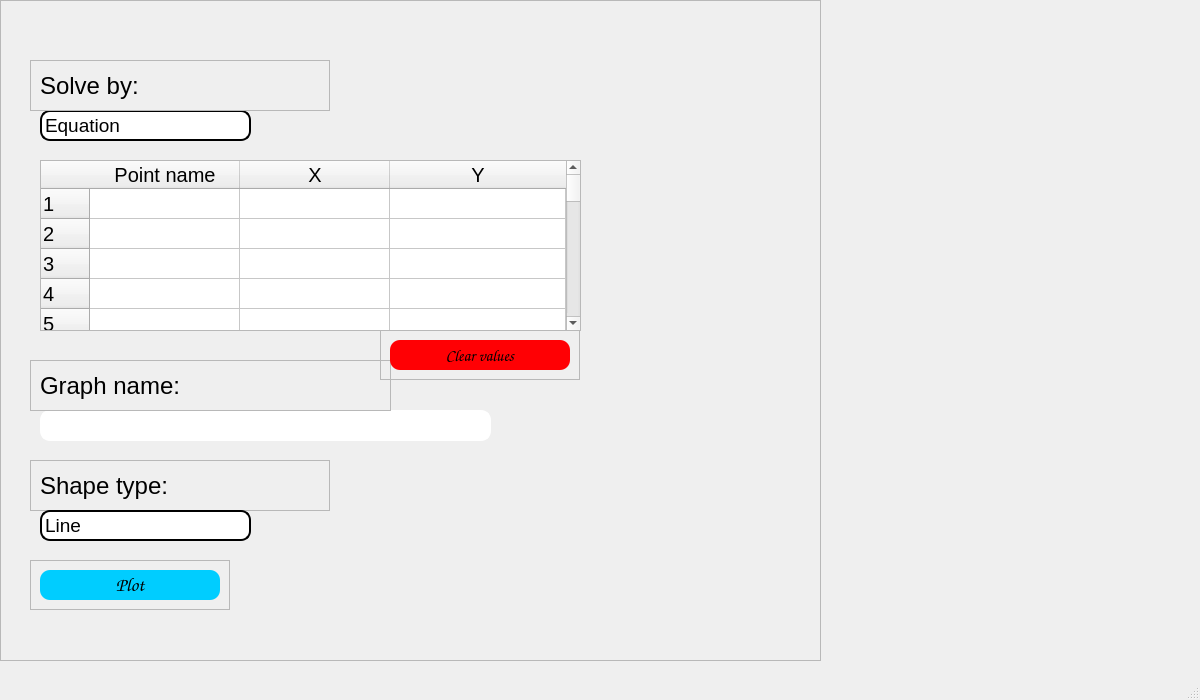
<?xml version="1.0" encoding="UTF-8"?>
<ui version="4.0">
 <class>Main</class>
 <widget class="QMainWindow" name="Main">
  <property name="geometry">
   <rect>
    <x>0</x>
    <y>0</y>
    <width>1200</width>
    <height>700</height>
   </rect>
  </property>
  <property name="sizePolicy">
   <sizepolicy hsizetype="Preferred" vsizetype="Preferred">
    <horstretch>0</horstretch>
    <verstretch>0</verstretch>
   </sizepolicy>
  </property>
  <property name="windowTitle">
   <string>Home - MathLab</string>
  </property>
  <widget class="QWidget" name="centralwidget">
   <property name="sizePolicy">
    <sizepolicy hsizetype="Preferred" vsizetype="Preferred">
     <horstretch>0</horstretch>
     <verstretch>0</verstretch>
    </sizepolicy>
   </property>
   <widget class="QLabel" name="US_indicator">
    <property name="geometry">
     <rect>
      <x>1130</x>
      <y>620</y>
      <width>61</width>
      <height>31</height>
     </rect>
    </property>
    <property name="font">
     <font>
      <family>Arial</family>
      <pointsize>20</pointsize>
      <weight>75</weight>
      <bold>true</bold>
     </font>
    </property>
    <property name="cursor">
     <cursorShape>ArrowCursor</cursorShape>
    </property>
    <property name="contextMenuPolicy">
     <enum>Qt::DefaultContextMenu</enum>
    </property>
    <property name="text">
     <string/>
    </property>
    <property name="pixmap">
     <pixmap>design/usa_mini_flag.png</pixmap>
    </property>
    <property name="alignment">
     <set>Qt::AlignCenter</set>
    </property>
   </widget>
   <widget class="QLabel" name="background">
    <property name="enabled">
     <bool>true</bool>
    </property>
    <property name="geometry">
     <rect>
      <x>0</x>
      <y>0</y>
      <width>1201</width>
      <height>681</height>
     </rect>
    </property>
    <property name="text">
     <string/>
    </property>
    <property name="pixmap">
     <pixmap>design/main_window_white.png</pixmap>
    </property>
   </widget>
   <widget class="QFrame" name="graph_plotting_plot_window">
    <property name="enabled">
     <bool>true</bool>
    </property>
    <property name="geometry">
     <rect>
      <x>0</x>
      <y>0</y>
      <width>821</width>
      <height>661</height>
     </rect>
    </property>
    <property name="toolTip">
     <string/>
    </property>
    <property name="frameShape">
     <enum>QFrame::StyledPanel</enum>
    </property>
    <property name="frameShadow">
     <enum>QFrame::Raised</enum>
    </property>
    <widget class="QFrame" name="graph_solve_button_frame">
     <property name="geometry">
      <rect>
       <x>30</x>
       <y>560</y>
       <width>200</width>
       <height>50</height>
      </rect>
     </property>
     <property name="sizePolicy">
      <sizepolicy hsizetype="Preferred" vsizetype="Preferred">
       <horstretch>0</horstretch>
       <verstretch>0</verstretch>
      </sizepolicy>
     </property>
     <property name="minimumSize">
      <size>
       <width>200</width>
       <height>0</height>
      </size>
     </property>
     <property name="maximumSize">
      <size>
       <width>200</width>
       <height>50</height>
      </size>
     </property>
     <property name="frameShape">
      <enum>QFrame::StyledPanel</enum>
     </property>
     <property name="frameShadow">
      <enum>QFrame::Raised</enum>
     </property>
     <layout class="QVBoxLayout" name="verticalLayout_16">
      <item>
       <widget class="QPushButton" name="graph_solve_button">
        <property name="maximumSize">
         <size>
          <width>300</width>
          <height>35</height>
         </size>
        </property>
        <property name="font">
         <font>
          <family>Comic Sans MS</family>
          <pointsize>14</pointsize>
          <weight>50</weight>
          <italic>false</italic>
          <bold>false</bold>
         </font>
        </property>
        <property name="cursor">
         <cursorShape>PointingHandCursor</cursorShape>
        </property>
        <property name="styleSheet">
         <string notr="true">QPushButton {
	border-radius: 10px;
	background: rgb(0, 205, 255);
}

QPushButton:pressed {
	background:rgb(0, 203, 14);
	
}</string>
        </property>
        <property name="text">
         <string>Plot</string>
        </property>
       </widget>
      </item>
     </layout>
    </widget>
    <widget class="QLineEdit" name="graph_equation_solver_input_2">
     <property name="geometry">
      <rect>
       <x>40</x>
       <y>410</y>
       <width>451</width>
       <height>31</height>
      </rect>
     </property>
     <property name="font">
      <font>
       <family>Arial</family>
       <pointsize>14</pointsize>
       <weight>50</weight>
       <bold>false</bold>
      </font>
     </property>
     <property name="styleSheet">
      <string notr="true">QLineEdit {
	border-radius: 10px;
	border: 2px solid white;
}

QLineEdit:focus {
	border-radius: 10px;
	border: 2px solid rgb(0, 205, 255);
}</string>
     </property>
     <property name="alignment">
      <set>Qt::AlignLeading|Qt::AlignLeft|Qt::AlignTop</set>
     </property>
    </widget>
    <widget class="QFrame" name="graph_equation_solver_frame_2">
     <property name="geometry">
      <rect>
       <x>30</x>
       <y>360</y>
       <width>361</width>
       <height>51</height>
      </rect>
     </property>
     <property name="minimumSize">
      <size>
       <width>300</width>
       <height>0</height>
      </size>
     </property>
     <property name="maximumSize">
      <size>
       <width>16777215</width>
       <height>100</height>
      </size>
     </property>
     <property name="font">
      <font>
       <family>Arial</family>
      </font>
     </property>
     <property name="frameShape">
      <enum>QFrame::StyledPanel</enum>
     </property>
     <property name="frameShadow">
      <enum>QFrame::Raised</enum>
     </property>
     <layout class="QVBoxLayout" name="verticalLayout_17">
      <item>
       <widget class="QLabel" name="graph_equation_solver_input_label_2">
        <property name="maximumSize">
         <size>
          <width>200</width>
          <height>50</height>
         </size>
        </property>
        <property name="font">
         <font>
          <family>Arial</family>
          <pointsize>18</pointsize>
          <weight>50</weight>
          <bold>false</bold>
         </font>
        </property>
        <property name="styleSheet">
         <string notr="true"/>
        </property>
        <property name="text">
         <string>Graph name:</string>
        </property>
       </widget>
      </item>
     </layout>
    </widget>
    <widget class="QFrame" name="graph_frame_shape_type_choose">
     <property name="geometry">
      <rect>
       <x>30</x>
       <y>460</y>
       <width>300</width>
       <height>51</height>
      </rect>
     </property>
     <property name="minimumSize">
      <size>
       <width>300</width>
       <height>0</height>
      </size>
     </property>
     <property name="maximumSize">
      <size>
       <width>16777215</width>
       <height>100</height>
      </size>
     </property>
     <property name="font">
      <font>
       <family>Arial</family>
      </font>
     </property>
     <property name="frameShape">
      <enum>QFrame::StyledPanel</enum>
     </property>
     <property name="frameShadow">
      <enum>QFrame::Raised</enum>
     </property>
     <layout class="QVBoxLayout" name="verticalLayout_18">
      <item>
       <widget class="QLabel" name="graph_frame_shape_type_label">
        <property name="maximumSize">
         <size>
          <width>200</width>
          <height>50</height>
         </size>
        </property>
        <property name="font">
         <font>
          <family>Arial</family>
          <pointsize>18</pointsize>
          <weight>50</weight>
          <bold>false</bold>
         </font>
        </property>
        <property name="styleSheet">
         <string notr="true"/>
        </property>
        <property name="text">
         <string>Shape type:</string>
        </property>
       </widget>
      </item>
     </layout>
    </widget>
    <widget class="QComboBox" name="graph_shape_type_choose">
     <property name="geometry">
      <rect>
       <x>40</x>
       <y>510</y>
       <width>211</width>
       <height>31</height>
      </rect>
     </property>
     <property name="font">
      <font>
       <pointsize>14</pointsize>
      </font>
     </property>
     <property name="styleSheet">
      <string notr="true">QComboBox {
	border-radius: 10px;
	border: 2px solid black;
}

QComboBox::drop-down {
    width: 27px;
    height: 27px;
    border: 0px;
}

QComboBox::down-arrow {
    image: url(&quot;C:/Users/PC/Desktop/PythonProjects/MathLab/logic/uis/design/arrow-down.png&quot;);
	width: 16px;
	height: 16px;
}

QComboBox:focus {
	border-radius: 10px;
	border: 2px solid rgb(255, 166, 23);
}</string>
     </property>
     <item>
      <property name="text">
       <string>Line</string>
      </property>
     </item>
     <item>
      <property name="text">
       <string>Points</string>
      </property>
     </item>
    </widget>
    <widget class="QTableWidget" name="graph_table_input_points">
     <property name="geometry">
      <rect>
       <x>40</x>
       <y>160</y>
       <width>541</width>
       <height>171</height>
      </rect>
     </property>
     <property name="font">
      <font>
       <pointsize>15</pointsize>
       <weight>50</weight>
       <bold>false</bold>
      </font>
     </property>
     <property name="verticalScrollBarPolicy">
      <enum>Qt::ScrollBarAlwaysOn</enum>
     </property>
     <property name="horizontalScrollBarPolicy">
      <enum>Qt::ScrollBarAlwaysOff</enum>
     </property>
     <property name="editTriggers">
      <set>QAbstractItemView::NoEditTriggers</set>
     </property>
     <property name="dragEnabled">
      <bool>false</bool>
     </property>
     <property name="rowCount">
      <number>1000</number>
     </property>
     <attribute name="horizontalHeaderVisible">
      <bool>true</bool>
     </attribute>
     <attribute name="horizontalHeaderCascadingSectionResizes">
      <bool>false</bool>
     </attribute>
     <attribute name="horizontalHeaderDefaultSectionSize">
      <number>150</number>
     </attribute>
     <attribute name="horizontalHeaderMinimumSectionSize">
      <number>59</number>
     </attribute>
     <attribute name="horizontalHeaderShowSortIndicator" stdset="0">
      <bool>false</bool>
     </attribute>
     <attribute name="horizontalHeaderStretchLastSection">
      <bool>true</bool>
     </attribute>
     <attribute name="verticalHeaderCascadingSectionResizes">
      <bool>false</bool>
     </attribute>
     <attribute name="verticalHeaderShowSortIndicator" stdset="0">
      <bool>false</bool>
     </attribute>
     <attribute name="verticalHeaderStretchLastSection">
      <bool>false</bool>
     </attribute>
     <row/>
     <row/>
     <row/>
     <row/>
     <row/>
     <row/>
     <row/>
     <row/>
     <row/>
     <row/>
     <row/>
     <row/>
     <row/>
     <row/>
     <row/>
     <row/>
     <row/>
     <row/>
     <row/>
     <row/>
     <row/>
     <row/>
     <row/>
     <row/>
     <row/>
     <row/>
     <row/>
     <row/>
     <row/>
     <row/>
     <row/>
     <row/>
     <row/>
     <row/>
     <row/>
     <row/>
     <row/>
     <row/>
     <row/>
     <row/>
     <row/>
     <row/>
     <row/>
     <row/>
     <row/>
     <row/>
     <row/>
     <row/>
     <row/>
     <row/>
     <row/>
     <row/>
     <row/>
     <row/>
     <row/>
     <row/>
     <row/>
     <row/>
     <row/>
     <row/>
     <row/>
     <row/>
     <row/>
     <row/>
     <row/>
     <row/>
     <row/>
     <row/>
     <row/>
     <row/>
     <row/>
     <row/>
     <row/>
     <row/>
     <row/>
     <row/>
     <row/>
     <row/>
     <row/>
     <row/>
     <row/>
     <row/>
     <row/>
     <row/>
     <row/>
     <row/>
     <row/>
     <row/>
     <row/>
     <row/>
     <row/>
     <row/>
     <row/>
     <row/>
     <row/>
     <row/>
     <row/>
     <row/>
     <row/>
     <row/>
     <row/>
     <row/>
     <row/>
     <row/>
     <row/>
     <row/>
     <row/>
     <row/>
     <row/>
     <row/>
     <row/>
     <row/>
     <row/>
     <row/>
     <row/>
     <row/>
     <row/>
     <row/>
     <row/>
     <row/>
     <row/>
     <row/>
     <row/>
     <row/>
     <row/>
     <row/>
     <row/>
     <row/>
     <row/>
     <row/>
     <row/>
     <row/>
     <row/>
     <row/>
     <row/>
     <row/>
     <row/>
     <row/>
     <row/>
     <row/>
     <row/>
     <row/>
     <row/>
     <row/>
     <row/>
     <row/>
     <row/>
     <row/>
     <row/>
     <row/>
     <row/>
     <row/>
     <row/>
     <row/>
     <row/>
     <row/>
     <row/>
     <row/>
     <row/>
     <row/>
     <row/>
     <row/>
     <row/>
     <row/>
     <row/>
     <row/>
     <row/>
     <row/>
     <row/>
     <row/>
     <row/>
     <row/>
     <row/>
     <row/>
     <row/>
     <row/>
     <row/>
     <row/>
     <row/>
     <row/>
     <row/>
     <row/>
     <row/>
     <row/>
     <row/>
     <row/>
     <row/>
     <row/>
     <row/>
     <row/>
     <row/>
     <row/>
     <row/>
     <row/>
     <row/>
     <row/>
     <row/>
     <row/>
     <row/>
     <row/>
     <row/>
     <row/>
     <row/>
     <row/>
     <row/>
     <row/>
     <row/>
     <row/>
     <row/>
     <row/>
     <row/>
     <row/>
     <row/>
     <row/>
     <row/>
     <row/>
     <row/>
     <row/>
     <row/>
     <row/>
     <row/>
     <row/>
     <row/>
     <row/>
     <row/>
     <row/>
     <row/>
     <row/>
     <row/>
     <row/>
     <row/>
     <row/>
     <row/>
     <row/>
     <row/>
     <row/>
     <row/>
     <row/>
     <row/>
     <row/>
     <row/>
     <row/>
     <row/>
     <row/>
     <row/>
     <row/>
     <row/>
     <row/>
     <row/>
     <row/>
     <row/>
     <row/>
     <row/>
     <row/>
     <row/>
     <row/>
     <row/>
     <row/>
     <row/>
     <row/>
     <row/>
     <row/>
     <row/>
     <row/>
     <row/>
     <row/>
     <row/>
     <row/>
     <row/>
     <row/>
     <row/>
     <row/>
     <row/>
     <row/>
     <row/>
     <row/>
     <row/>
     <row/>
     <row/>
     <row/>
     <row/>
     <row/>
     <row/>
     <row/>
     <row/>
     <row/>
     <row/>
     <row/>
     <row/>
     <row/>
     <row/>
     <row/>
     <row/>
     <row/>
     <row/>
     <row/>
     <row/>
     <row/>
     <row/>
     <row/>
     <row/>
     <row/>
     <row/>
     <row/>
     <row/>
     <row/>
     <row/>
     <row/>
     <row/>
     <row/>
     <row/>
     <row/>
     <row/>
     <row/>
     <row/>
     <row/>
     <row/>
     <row/>
     <row/>
     <row/>
     <row/>
     <row/>
     <row/>
     <row/>
     <row/>
     <row/>
     <row/>
     <row/>
     <row/>
     <row/>
     <row/>
     <row/>
     <row/>
     <row/>
     <row/>
     <row/>
     <row/>
     <row/>
     <row/>
     <row/>
     <row/>
     <row/>
     <row/>
     <row/>
     <row/>
     <row/>
     <row/>
     <row/>
     <row/>
     <row/>
     <row/>
     <row/>
     <row/>
     <row/>
     <row/>
     <row/>
     <row/>
     <row/>
     <row/>
     <row/>
     <row/>
     <row/>
     <row/>
     <row/>
     <row/>
     <row/>
     <row/>
     <row/>
     <row/>
     <row/>
     <row/>
     <row/>
     <row/>
     <row/>
     <row/>
     <row/>
     <row/>
     <row/>
     <row/>
     <row/>
     <row/>
     <row/>
     <row/>
     <row/>
     <row/>
     <row/>
     <row/>
     <row/>
     <row/>
     <row/>
     <row/>
     <row/>
     <row/>
     <row/>
     <row/>
     <row/>
     <row/>
     <row/>
     <row/>
     <row/>
     <row/>
     <row/>
     <row/>
     <row/>
     <row/>
     <row/>
     <row/>
     <row/>
     <row/>
     <row/>
     <row/>
     <row/>
     <row/>
     <row/>
     <row/>
     <row/>
     <row/>
     <row/>
     <row/>
     <row/>
     <row/>
     <row/>
     <row/>
     <row/>
     <row/>
     <row/>
     <row/>
     <row/>
     <row/>
     <row/>
     <row/>
     <row/>
     <row/>
     <row/>
     <row/>
     <row/>
     <row/>
     <row/>
     <row/>
     <row/>
     <row/>
     <row/>
     <row/>
     <row/>
     <row/>
     <row/>
     <row/>
     <row/>
     <row/>
     <row/>
     <row/>
     <row/>
     <row/>
     <row/>
     <row/>
     <row/>
     <row/>
     <row/>
     <row/>
     <row/>
     <row/>
     <row/>
     <row/>
     <row/>
     <row/>
     <row/>
     <row/>
     <row/>
     <row/>
     <row/>
     <row/>
     <row/>
     <row/>
     <row/>
     <row/>
     <row/>
     <row/>
     <row/>
     <row/>
     <row/>
     <row/>
     <row/>
     <row/>
     <row/>
     <row/>
     <row/>
     <row/>
     <row/>
     <row/>
     <row/>
     <row/>
     <row/>
     <row/>
     <row/>
     <row/>
     <row/>
     <row/>
     <row/>
     <row/>
     <row/>
     <row/>
     <row/>
     <row/>
     <row/>
     <row/>
     <row/>
     <row/>
     <row/>
     <row/>
     <row/>
     <row/>
     <row/>
     <row/>
     <row/>
     <row/>
     <row/>
     <row/>
     <row/>
     <row/>
     <row/>
     <row/>
     <row/>
     <row/>
     <row/>
     <row/>
     <row/>
     <row/>
     <row/>
     <row/>
     <row/>
     <row/>
     <row/>
     <row/>
     <row/>
     <row/>
     <row/>
     <row/>
     <row/>
     <row/>
     <row/>
     <row/>
     <row/>
     <row/>
     <row/>
     <row/>
     <row/>
     <row/>
     <row/>
     <row/>
     <row/>
     <row/>
     <row/>
     <row/>
     <row/>
     <row/>
     <row/>
     <row/>
     <row/>
     <row/>
     <row/>
     <row/>
     <row/>
     <row/>
     <row/>
     <row/>
     <row/>
     <row/>
     <row/>
     <row/>
     <row/>
     <row/>
     <row/>
     <row/>
     <row/>
     <row/>
     <row/>
     <row/>
     <row/>
     <row/>
     <row/>
     <row/>
     <row/>
     <row/>
     <row/>
     <row/>
     <row/>
     <row/>
     <row/>
     <row/>
     <row/>
     <row/>
     <row/>
     <row/>
     <row/>
     <row/>
     <row/>
     <row/>
     <row/>
     <row/>
     <row/>
     <row/>
     <row/>
     <row/>
     <row/>
     <row/>
     <row/>
     <row/>
     <row/>
     <row/>
     <row/>
     <row/>
     <row/>
     <row/>
     <row/>
     <row/>
     <row/>
     <row/>
     <row/>
     <row/>
     <row/>
     <row/>
     <row/>
     <row/>
     <row/>
     <row/>
     <row/>
     <row/>
     <row/>
     <row/>
     <row/>
     <row/>
     <row/>
     <row/>
     <row/>
     <row/>
     <row/>
     <row/>
     <row/>
     <row/>
     <row/>
     <row/>
     <row/>
     <row/>
     <row/>
     <row/>
     <row/>
     <row/>
     <row/>
     <row/>
     <row/>
     <row/>
     <row/>
     <row/>
     <row/>
     <row/>
     <row/>
     <row/>
     <row/>
     <row/>
     <row/>
     <row/>
     <row/>
     <row/>
     <row/>
     <row/>
     <row/>
     <row/>
     <row/>
     <row/>
     <row/>
     <row/>
     <row/>
     <row/>
     <row/>
     <row/>
     <row/>
     <row/>
     <row/>
     <row/>
     <row/>
     <row/>
     <row/>
     <row/>
     <row/>
     <row/>
     <row/>
     <row/>
     <row/>
     <row/>
     <row/>
     <row/>
     <row/>
     <row/>
     <row/>
     <row/>
     <row/>
     <row/>
     <row/>
     <row/>
     <row/>
     <row/>
     <row/>
     <row/>
     <row/>
     <row/>
     <row/>
     <row/>
     <row/>
     <row/>
     <row/>
     <row/>
     <row/>
     <row/>
     <row/>
     <row/>
     <row/>
     <row/>
     <row/>
     <row/>
     <row/>
     <row/>
     <row/>
     <row/>
     <row/>
     <row/>
     <row/>
     <row/>
     <row/>
     <row/>
     <row/>
     <row/>
     <row/>
     <row/>
     <row/>
     <row/>
     <row/>
     <row/>
     <row/>
     <row/>
     <row/>
     <row/>
     <row/>
     <row/>
     <row/>
     <row/>
     <row/>
     <row/>
     <row/>
     <row/>
     <row/>
     <row/>
     <row/>
     <row/>
     <row/>
     <row/>
     <row/>
     <row/>
     <row/>
     <row/>
     <row/>
     <row/>
     <row/>
     <row/>
     <row/>
     <row/>
     <row/>
     <row/>
     <row/>
     <row/>
     <row/>
     <row/>
     <row/>
     <row/>
     <row/>
     <row/>
     <row/>
     <row/>
     <row/>
     <row/>
     <row/>
     <row/>
     <row/>
     <row/>
     <row/>
     <row/>
     <row/>
     <row/>
     <row/>
     <row/>
     <row/>
     <row/>
     <row/>
     <row/>
     <row/>
     <row/>
     <row/>
     <row/>
     <row/>
     <row/>
     <row/>
     <row/>
     <row/>
     <row/>
     <row/>
     <row/>
     <row/>
     <row/>
     <row/>
     <row/>
     <row/>
     <row/>
     <row/>
     <row/>
     <row/>
     <row/>
     <row/>
     <row/>
     <row/>
     <row/>
     <row/>
     <row/>
     <row/>
     <row/>
     <row/>
     <row/>
     <row/>
     <row/>
     <row/>
     <row/>
     <row/>
     <row/>
     <row/>
     <row/>
     <row/>
     <row/>
     <row/>
     <row/>
     <row/>
     <row/>
     <row/>
     <row/>
     <row/>
     <row/>
     <row/>
     <row/>
     <row/>
     <row/>
     <row/>
     <row/>
     <row/>
     <row/>
     <row/>
     <row/>
     <row/>
     <row/>
     <row/>
     <row/>
     <row/>
     <row/>
     <row/>
     <row/>
     <row/>
     <row/>
     <row/>
     <row/>
     <row/>
     <row/>
     <row/>
     <row/>
     <row/>
     <row/>
     <row/>
     <row/>
     <row/>
     <row/>
     <row/>
     <row/>
     <row/>
     <row/>
     <row/>
     <row/>
     <row/>
     <row/>
     <row/>
     <row/>
     <row/>
     <row/>
     <row/>
     <row/>
     <row/>
     <row/>
     <row/>
     <row/>
     <row/>
     <row/>
     <row/>
     <row/>
     <row/>
     <row/>
     <row/>
     <row/>
     <row/>
     <row/>
     <row/>
     <row/>
     <row/>
     <row/>
     <row/>
     <row/>
     <row/>
     <row/>
     <row/>
     <row/>
     <row/>
     <row/>
     <row/>
     <row/>
     <row/>
     <row/>
     <row/>
     <row/>
     <row/>
     <row/>
     <row/>
     <row/>
     <row/>
     <row/>
     <row/>
     <row/>
     <row/>
     <row/>
     <row/>
     <row/>
     <row/>
     <row/>
     <row/>
     <row/>
     <row/>
     <row/>
     <row/>
     <row/>
     <row/>
     <row/>
     <row/>
     <row/>
     <row/>
     <row/>
     <row/>
     <row/>
     <row/>
     <row/>
     <row/>
     <row/>
     <row/>
     <row/>
     <row/>
     <row/>
     <row/>
     <row/>
     <row/>
     <row/>
     <row/>
     <row/>
     <row/>
     <row/>
     <row/>
     <row/>
     <row/>
     <row/>
     <row/>
     <row/>
     <row/>
     <row/>
     <row/>
     <row/>
     <row/>
     <row/>
     <row/>
     <row/>
     <row/>
     <row/>
     <row/>
     <row/>
     <row/>
     <row/>
     <row/>
     <row/>
     <row/>
     <row/>
     <row/>
     <row/>
     <row/>
     <row/>
     <row/>
     <row/>
     <row/>
     <row/>
     <row/>
     <row/>
     <row/>
     <column>
      <property name="text">
       <string>Point name</string>
      </property>
     </column>
     <column>
      <property name="text">
       <string>X</string>
      </property>
     </column>
     <column>
      <property name="text">
       <string>Y</string>
      </property>
     </column>
    </widget>
    <widget class="QComboBox" name="graph_solve_type_choose">
     <property name="geometry">
      <rect>
       <x>40</x>
       <y>110</y>
       <width>211</width>
       <height>31</height>
      </rect>
     </property>
     <property name="font">
      <font>
       <pointsize>14</pointsize>
      </font>
     </property>
     <property name="styleSheet">
      <string notr="true">QComboBox {
	border-radius: 10px;
	border: 2px solid black;
}

QComboBox::drop-down {
    width: 27px;
    height: 27px;
    border: 0px;
}

QComboBox::down-arrow {
    image: url(&quot;C:/Users/PC/Desktop/PythonProjects/MathLab/logic/uis/design/arrow-down.png&quot;);
	width: 16px;
	height: 16px;
}

QComboBox:focus {
	border-radius: 10px;
	border: 2px solid rgb(255, 166, 23);
}</string>
     </property>
     <item>
      <property name="text">
       <string>Equation</string>
      </property>
     </item>
     <item>
      <property name="text">
       <string>X and Y values</string>
      </property>
     </item>
    </widget>
    <widget class="QFrame" name="graph_frame_solve_type_choose">
     <property name="geometry">
      <rect>
       <x>30</x>
       <y>60</y>
       <width>300</width>
       <height>51</height>
      </rect>
     </property>
     <property name="minimumSize">
      <size>
       <width>300</width>
       <height>0</height>
      </size>
     </property>
     <property name="maximumSize">
      <size>
       <width>16777215</width>
       <height>100</height>
      </size>
     </property>
     <property name="font">
      <font>
       <family>Arial</family>
      </font>
     </property>
     <property name="frameShape">
      <enum>QFrame::StyledPanel</enum>
     </property>
     <property name="frameShadow">
      <enum>QFrame::Raised</enum>
     </property>
     <layout class="QVBoxLayout" name="verticalLayout_19">
      <item>
       <widget class="QLabel" name="graph_frame_solve_type_label">
        <property name="maximumSize">
         <size>
          <width>200</width>
          <height>50</height>
         </size>
        </property>
        <property name="font">
         <font>
          <family>Arial</family>
          <pointsize>18</pointsize>
          <weight>50</weight>
          <bold>false</bold>
         </font>
        </property>
        <property name="styleSheet">
         <string notr="true"/>
        </property>
        <property name="text">
         <string>Solve by:</string>
        </property>
       </widget>
      </item>
     </layout>
    </widget>
    <widget class="QFrame" name="graph_clear_values_button_frame">
     <property name="geometry">
      <rect>
       <x>380</x>
       <y>330</y>
       <width>200</width>
       <height>50</height>
      </rect>
     </property>
     <property name="sizePolicy">
      <sizepolicy hsizetype="Preferred" vsizetype="Preferred">
       <horstretch>0</horstretch>
       <verstretch>0</verstretch>
      </sizepolicy>
     </property>
     <property name="minimumSize">
      <size>
       <width>200</width>
       <height>0</height>
      </size>
     </property>
     <property name="maximumSize">
      <size>
       <width>200</width>
       <height>50</height>
      </size>
     </property>
     <property name="frameShape">
      <enum>QFrame::StyledPanel</enum>
     </property>
     <property name="frameShadow">
      <enum>QFrame::Raised</enum>
     </property>
     <layout class="QVBoxLayout" name="verticalLayout_20">
      <item>
       <widget class="QPushButton" name="graph_clear_values_button">
        <property name="maximumSize">
         <size>
          <width>300</width>
          <height>35</height>
         </size>
        </property>
        <property name="font">
         <font>
          <family>Comic Sans MS</family>
          <pointsize>12</pointsize>
          <weight>50</weight>
          <italic>false</italic>
          <bold>false</bold>
         </font>
        </property>
        <property name="cursor">
         <cursorShape>PointingHandCursor</cursorShape>
        </property>
        <property name="styleSheet">
         <string notr="true">QPushButton {
	border-radius: 10px;
	background: rgb(255, 0, 4)
}

QPushButton:pressed {
	background:rgb(0, 203, 14);
	
}</string>
        </property>
        <property name="text">
         <string>Clear values</string>
        </property>
       </widget>
      </item>
     </layout>
    </widget>
   </widget>
   <zorder>background</zorder>
   <zorder>US_indicator</zorder>
   <zorder>graph_plotting_plot_window</zorder>
  </widget>
  <widget class="QMenuBar" name="menubar">
   <property name="geometry">
    <rect>
     <x>0</x>
     <y>0</y>
     <width>1200</width>
     <height>26</height>
    </rect>
   </property>
  </widget>
  <widget class="QStatusBar" name="statusbar"/>
 </widget>
 <resources/>
 <connections/>
</ui>
